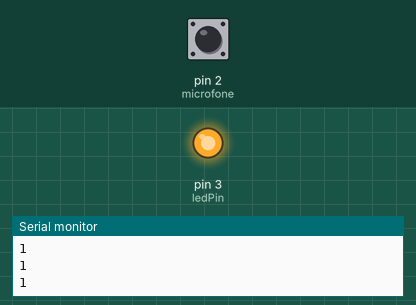
This sketch was run on a simulated Arduino Uno, built with avr-gcc and run on an emulated ATmega328P. Parts: output pins drawn as LEDs (lit = HIGH), the last lines printed to the serial monitor. The test bench sets the inputs (shaded band); at power-on: pin 2 (microfone) HIGH.

Above: at 1.2 s.
1.3 s: pin 2 (microfone) pulsed LOW 5 times (0.12 s each, 0.3 s apart)
At 2.2 s:
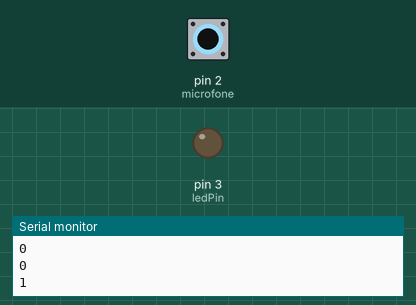
Timing chart, 0 to 4.3 s (numbered marks = the images above; inputs shaded):
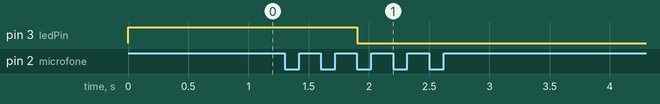

Measured:
- after the input at 1.3 s, pin 3 (ledPin): HIGH → LOW after 0.60 s

The sketch:

sensorbatida.ino
```cpp
// acender led com palma

int microfone = 2;
int ledPin = 3;

int contPalmas = 0;
int palmasliga = 2;
int palmasdesliga = 2;

// tempo entre os pulsos
unsigned long tempomax = 1000;
unsigned long tempomin = 300;
unsigned long comprimento = 100;
unsigned long time;
unsigned long startTime = 0;

void setup(){
  Serial.begin(9600);
  pinMode(microfone, INPUT);
  pinMode(ledPin, OUTPUT);
  digitalWrite(ledPin, HIGH);
}
void loop(){

  Serial.println(digitalRead(microfone));
  delay(100);


  time = millis();
  unsigned long tempopalma = time - startTime;

  if(tempopalma >= comprimento && digitalRead(microfone) == LOW){

     if(tempopalma < tempomin || tempopalma > tempomax){
      contPalmas = 0;
      startTime = millis();
     } else {
      contPalmas ++;
      startTime = millis();
     }

     if((contPalmas >= palmasliga - 1) && (digitalRead(ledPin) == HIGH)){
      digitalWrite(ledPin, LOW);
      contPalmas = 0;
     }

     if((contPalmas >= palmasliga-1)&&(digitalRead(ledPin) == LOW)){
      digitalWrite(ledPin, HIGH);
      contPalmas = 0;
     }
  }
}
```
